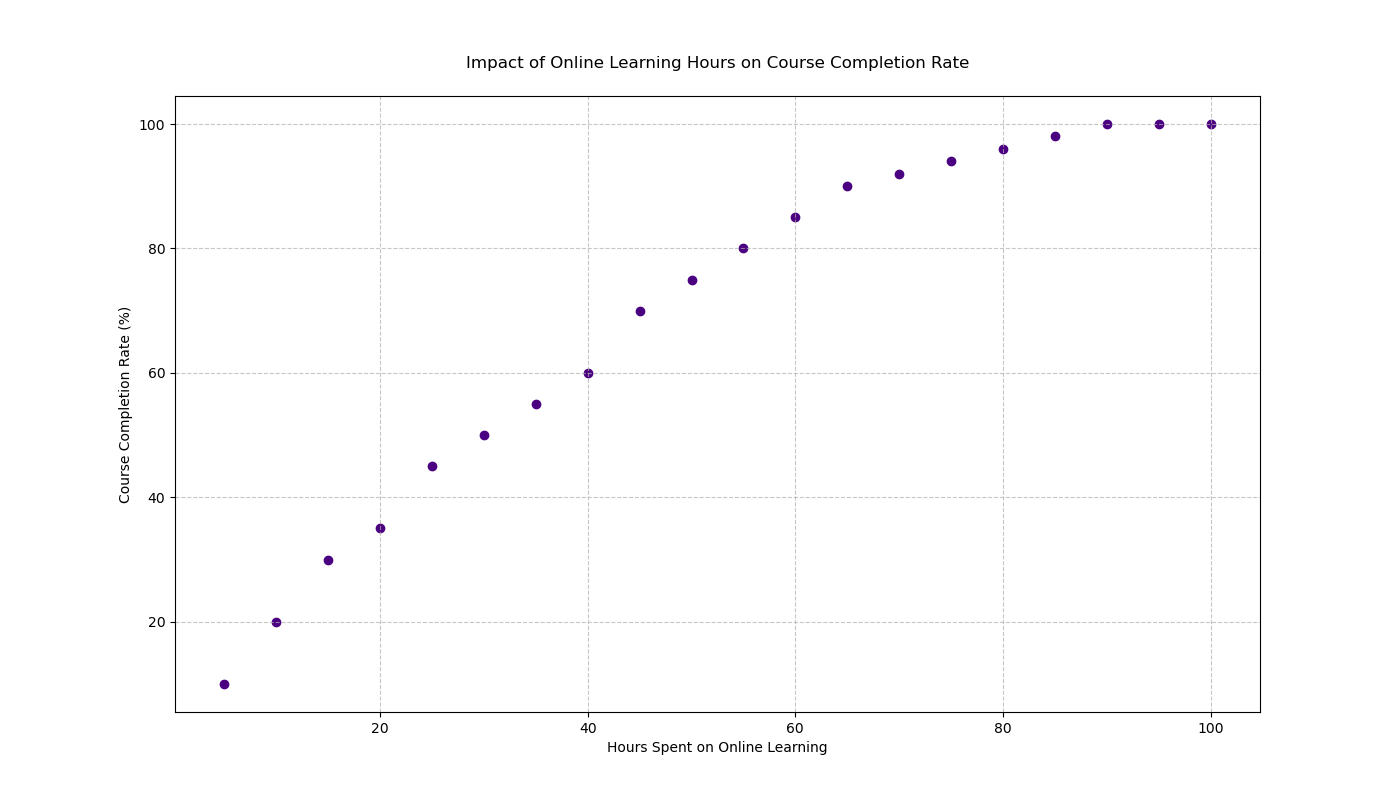

The Python source for this figure:

import matplotlib.pyplot as plt

# Data points for hours spent on online learning vs course completion rate
hours_spent = [5, 10, 15, 20, 25, 30, 35, 40, 45, 50, 55, 60, 65, 70, 75, 80, 85, 90, 95, 100]
completion_rate = [10, 20, 30, 35, 45, 50, 55, 60, 70, 75, 80, 85, 90, 92, 94, 96, 98, 100, 100, 100]

# Creating the scatter plot
plt.figure(figsize=(14, 8))  # Modify width and height of the chart
plt.scatter(hours_spent, completion_rate, color='#4B0082')  # Change to an RGB color code

# Adding chart labels and title
plt.title('Impact of Online Learning Hours on Course Completion Rate', pad=20)
plt.xlabel('Hours Spent on Online Learning')
plt.ylabel('Course Completion Rate (%)')

# Adding a grid for better readability
plt.grid(True, linestyle='--', alpha=0.7)

# Show the figure
plt.show()
